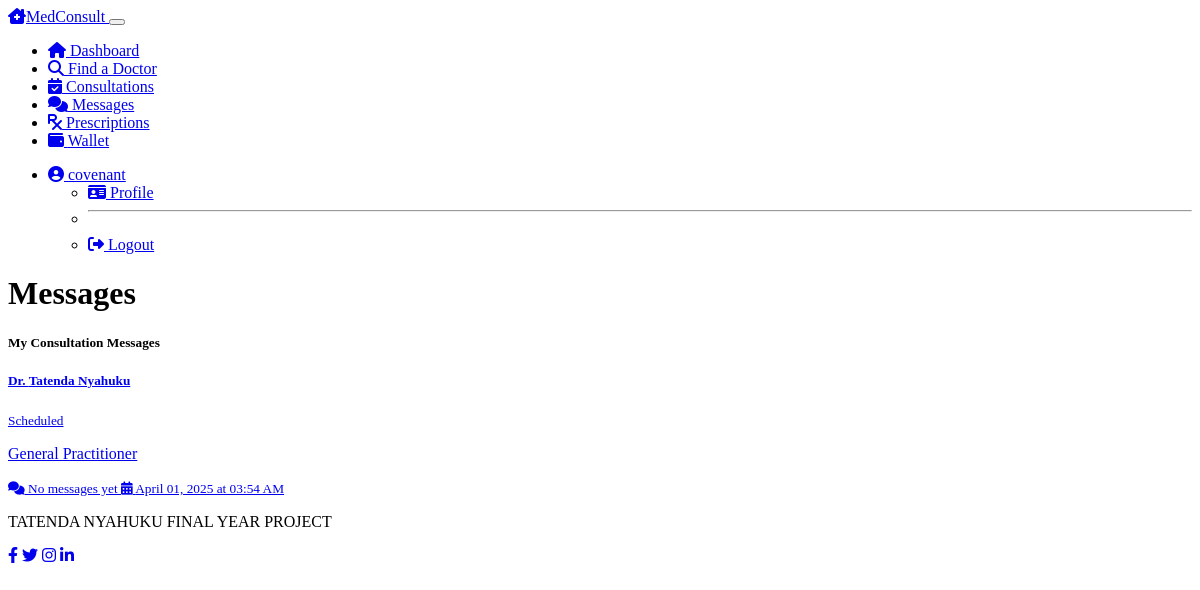
The page /patient/messages (signed in) on the database as committed earlier.
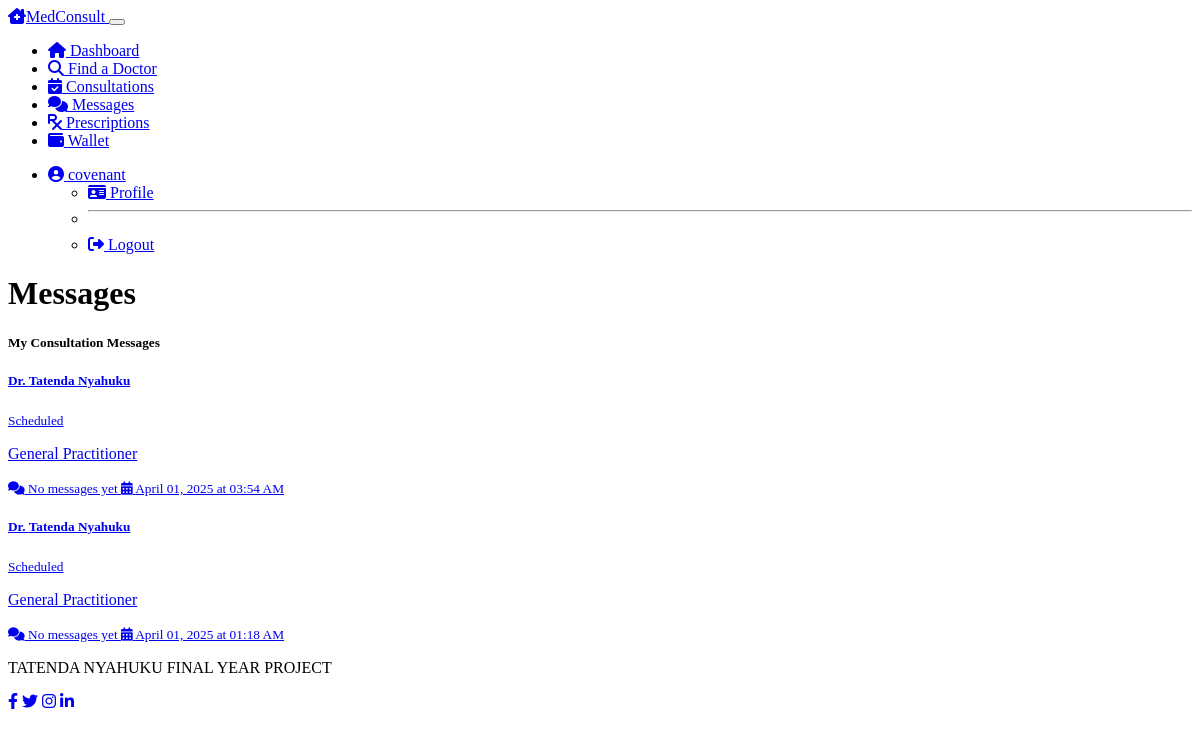
The same page on the database as committed later.
### models.py (models this page shows, shortened)
class Consultation(db.Model):
    __tablename__ = 'consultations'
    id = db.Column(db.Integer, primary_key=True)
    patient_id = db.Column(db.Integer, db.ForeignKey('patients.id'), nullable=False)
    doctor_id = db.Column(db.Integer, db.ForeignKey('doctors.id'), nullable=False)
    status = db.Column(db.String(50), default='requested')  # requested, accepted, rejected, completed, cancelled
    proposed_fee = db.Column(db.Float, nullable=False)
    final_fee = db.Column(db.Float, nullable=True)
    scheduled_time = db.Column(db.DateTime, nullable=True)
    created_at = db.Column(db.DateTime, default=datetime.utcnow)
    completed_at = db.Column(db.DateTime, nullable=True)
    messages = db.relationship('Message', backref='consultation', lazy=True)
    prescriptions = db.relationship('Prescription', backref='consultation', lazy=True)

class Doctor(db.Model):
    __tablename__ = 'doctors'
    id = db.Column(db.Integer, primary_key=True)
    user_id = db.Column(db.Integer, db.ForeignKey('users.id'), nullable=False)
    first_name = db.Column(db.String(50), nullable=False)
    last_name = db.Column(db.String(50), nullable=False)
    specialty = db.Column(db.String(100), nullable=False)
    license_number = db.Column(db.String(50), nullable=False)
    qualifications = db.Column(db.Text, nullable=True)
    min_fee = db.Column(db.Float, nullable=False)
    max_fee = db.Column(db.Float, nullable=False)
    is_verified = db.Column(db.Boolean, default=False)
    consultations = db.relationship('Consultation', backref='doctor', lazy=True)

### routes.py (the view)
@app.route('/patient/messages')
@login_required
@patient_required
def patient_messages():
    consultations = Consultation.query.filter_by(
        patient_id=current_user.patient.id
    ).filter(Consultation.status.in_(['accepted', 'completed'])).all()
    return render_template('patient/messages.html',
                          title='Messages',
                          consultations=consultations)

### models.py (called while the page is built)
@login_manager.user_loader
def load_user(user_id):
    user = User.query.get(int(user_id))
    if user:
        return user
    return None

### routes.py (called while the page is built)
def patient_required(f):
    @wraps(f)
    def decorated_function(*args, **kwargs):
        if not current_user.is_authenticated or current_user.role != 'patient':
            flash('Access denied: Patient access required', 'danger')
            return redirect(url_for('login'))
        return f(*args, **kwargs)
    return decorated_function

### templates/patient/messages.html (shortened to what this page needs)
{% extends "layout.html" %}
{% block content %}
<div class="row mb-4">
    <div class="col-12">
        <h1 class="mb-4">Messages</h1>
        <div class="card bg-dark text-light">
            <div class="card-header">
                <h5 class="mb-0">My Consultation Messages</h5>
            </div>
            <div class="card-body">
                {% if consultations %}
                    <div class="list-group">
                        {% for consultation in consultations %}
                            <a href="{{ url_for('patient_consultation_messages', consultation_id=consultation.id) }}" class="list-group-item list-group-item-action bg-dark text-light">
                                <div class="d-flex w-100 justify-content-between">
                                    <h5 class="mb-1">Dr. {{ consultation.doctor.first_name }} {{ consultation.doctor.last_name }}</h5>
                                    <small>
                                        {% if consultation.status == 'accepted' %}
                                            <span class="badge bg-primary">Scheduled</span>
                                        {% elif consultation.status == 'completed' %}
                                            <span class="badge bg-success">Completed</span>
                                        {% endif %}
                                    </small>
                                </div>
                                <p class="mb-1">{{ consultation.doctor.specialty }}</p>
                                {% set message_count = consultation.messages|length %}
                                <small>
                                    <i class="fas fa-comments me-1"></i>
                                    {% if message_count > 0 %}
                                        {{ message_count }} message{{ 's' if message_count > 1 }}
                                    {% else %}
                                        No messages yet
                                    {% endif %}
                                </small>
                                {% if consultation.scheduled_time %}
                                    <small class="ms-3">
                                        <i class="fas fa-calendar-alt me-1"></i>
                                        {{ consultation.scheduled_time.strftime('%B %d, %Y at %I:%M %p') }}
                                    </small>
                                {% endif %}
                            </a>
                        {% endfor %}
                    </div>
                {% else %}
                    <div class="alert alert-info">
                        <i class="fas fa-info-circle me-2"></i>
                        You don't have any consultations with messages yet.
                    </div>
                {% endif %}
            </div>
        </div>
    </div>
</div>
{% endblock %}

Rows that differ between the two databases and show on the page:
added Consultation: doctor.first_name "Tatenda", doctor.last_name "Nyahuku", status "Scheduled", doctor.specialty "General Practitioner", scheduled_time "April 01, 2025 at 01:18 AM"
